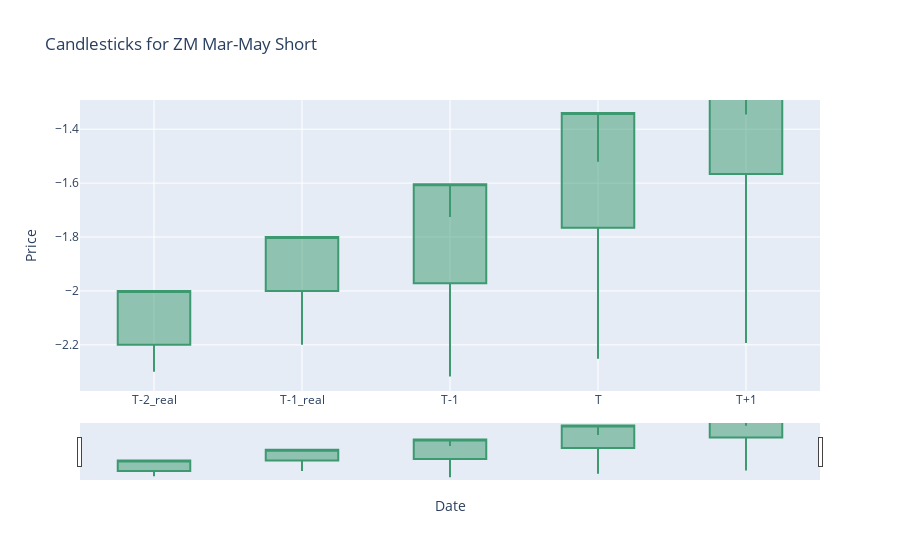

Here is the notebook cell this chart was saved with:
### Code cell
candle = go.Candlestick(
    x=['T-2_real','T-1_real','T-1','T','T+1'],  
    open=ohlc['Open'],
    high=ohlc['High'],
    low=ohlc['Low'],
    close=ohlc['Close']
)

# Create a figure and add the candlestick
fig = go.Figure(data=[candle])

# Update layout to show titles
fig.update_layout(title='Candlesticks for '+files[-1][-19:-9]+" Short", xaxis_title='Date', yaxis_title='Price')
# fig.update_layout(title='Candlesticks for '+files[-1][-15:-9], xaxis_title='Date', yaxis_title='Price')

# Show the figure
fig.show()

### Figure 1 — Plotly figure (JSON) as saved in the notebook; plotly's stock layout.template omitted (floating-point values rounded to 4 significant figures)
{"data": [{"close": [-2, -1.8, -1.604, -1.34, -1.113, -0.9186], "high": [-2, -1.8, -1.726, -1.521, -1.346, -1.205], "low": [-2.3, -2.2, -2.317, -2.251, -2.193, -2.143], "open": [-2.2, -2, -1.971, -1.766, -1.566, -1.37], "type": "candlestick", "x": ["T-2_real", "T-1_real", "T-1", "T", "T+1"]}], "layout": {"title": {"text": "Candlesticks for ZM Mar-May Short"}, "xaxis": {"title": {"text": "Date"}}, "yaxis": {"title": {"text": "Price"}}}}
